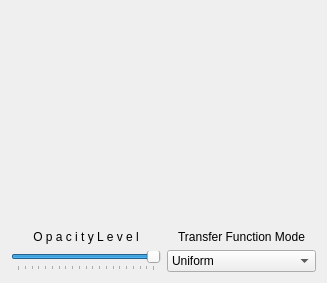
<?xml version="1.0" encoding="UTF-8"?>
<ui version="4.0">
 <class>pqTransferFunctionEditor</class>
 <widget class="QWidget" name="pqTransferFunctionEditor">
  <property name="geometry">
   <rect>
    <x>0</x>
    <y>0</y>
    <width>327</width>
    <height>283</height>
   </rect>
  </property>
  <property name="windowTitle">
   <string>Form</string>
  </property>
  <layout class="QGridLayout" name="gridLayout_2">
   <item row="0" column="0">
    <layout class="QGridLayout" name="gridLayout">
     <item row="1" column="0">
      <widget class="QLabel" name="label_2">
       <property name="text">
        <string>O p a c i t y L e v e l</string>
       </property>
       <property name="alignment">
        <set>Qt::AlignCenter</set>
       </property>
      </widget>
     </item>
     <item row="0" column="0" colspan="2">
      <widget class="Qvis2DTransferFunctionWidget" name="TransferFunction">
       <property name="sizePolicy">
        <sizepolicy hsizetype="Preferred" vsizetype="Preferred">
         <horstretch>1</horstretch>
         <verstretch>1</verstretch>
        </sizepolicy>
       </property>
       <property name="minimumSize">
        <size>
         <width>0</width>
         <height>200</height>
        </size>
       </property>
       <property name="frameShape">
        <enum>QFrame::NoFrame</enum>
       </property>
       <property name="frameShadow">
        <enum>QFrame::Plain</enum>
       </property>
       <property name="lineWidth">
        <number>0</number>
       </property>
       <zorder></zorder>
      </widget>
     </item>
     <item row="1" column="1">
      <widget class="QLabel" name="label">
       <property name="sizePolicy">
        <sizepolicy hsizetype="Preferred" vsizetype="Fixed">
         <horstretch>0</horstretch>
         <verstretch>0</verstretch>
        </sizepolicy>
       </property>
       <property name="layoutDirection">
        <enum>Qt::LeftToRight</enum>
       </property>
       <property name="text">
        <string>Transfer Function Mode</string>
       </property>
       <property name="alignment">
        <set>Qt::AlignCenter</set>
       </property>
      </widget>
     </item>
     <item row="2" column="0">
      <widget class="QSlider" name="OpacityLevel">
       <property name="maximum">
        <number>4999</number>
       </property>
       <property name="singleStep">
        <number>1</number>
       </property>
       <property name="pageStep">
        <number>10</number>
       </property>
       <property name="value">
        <number>4999</number>
       </property>
       <property name="sliderPosition">
        <number>4999</number>
       </property>
       <property name="orientation">
        <enum>Qt::Horizontal</enum>
       </property>
       <property name="tickPosition">
        <enum>QSlider::TicksBelow</enum>
       </property>
       <property name="tickInterval">
        <number>250</number>
       </property>
      </widget>
     </item>
     <item row="2" column="1">
      <widget class="QComboBox" name="TransferFunctionMode">
       <item>
        <property name="text">
         <string>Uniform</string>
        </property>
       </item>
       <item>
        <property name="text">
         <string>Gaussian</string>
        </property>
       </item>
       <item>
        <property name="text">
         <string>Right Half Gaussian</string>
        </property>
       </item>
       <item>
        <property name="text">
         <string>Left Half Gaussian</string>
        </property>
       </item>
       <item>
        <property name="text">
         <string>Top Half Gaussian</string>
        </property>
       </item>
       <item>
        <property name="text">
         <string>Bottom Half Gaussian</string>
        </property>
       </item>
       <item>
        <property name="text">
         <string>Sine</string>
        </property>
       </item>
       <item>
        <property name="text">
         <string>Ramp Right</string>
        </property>
       </item>
       <item>
        <property name="text">
         <string>Ramp Left</string>
        </property>
       </item>
      </widget>
     </item>
    </layout>
   </item>
  </layout>
 </widget>
 <customwidgets>
  <customwidget>
   <class>Qvis2DTransferFunctionWidget</class>
   <extends>QFrame</extends>
   <header>Qvis/Qvis2DTransferFunctionWidget.h</header>
   <container>1</container>
  </customwidget>
 </customwidgets>
 <resources/>
 <connections/>
</ui>
